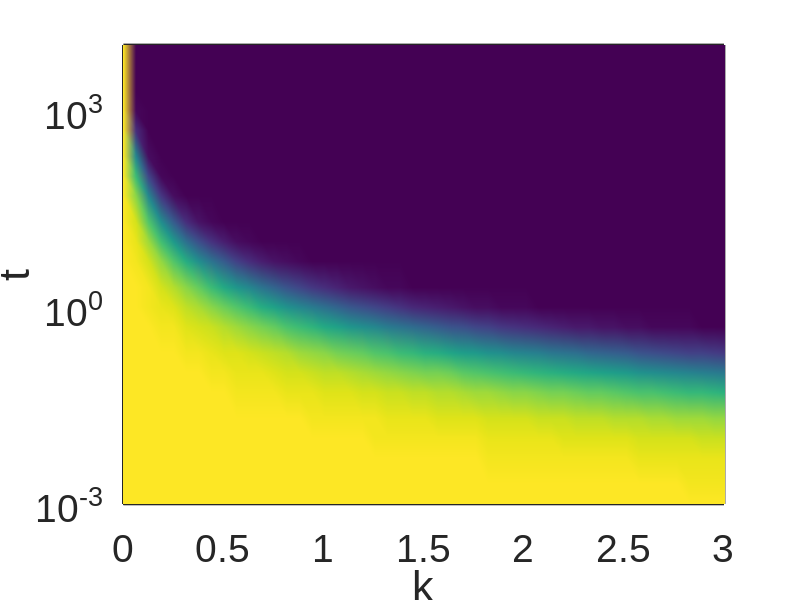

Source code (MATLAB):
clear
close all

%% time
dt = 1e-2;
q = 7.25;
n_ave = 1;
n_inteval = 1;
n_block = n_ave*n_inteval;

ts = [0 1:9];
for n_2 = 1:7
    ts = [ts n_ave*(10^n_2)*[1:9]];
end
ts = ts*n_inteval;
ts = ts(ts<=1e7);

n_frame = length(ts);

t = ts/1000;

iT = 0;
index_t = [2 3 6 11 12 15 20 21 24 29 30 33 38 39 42 47 48 51 56 57 60 65];

%% space
dk = 2*pi/100;
kk = 0:dk:2*pi;

%% figure
[XX,YY] = meshgrid(kk,t(index_t));

nu = 1;

C_kt = exp(-nu.*XX.^2.*YY);
pcolor(XX,YY,C_kt)
shading interp
set(gca, 'YScale', 'log')

caxis([0 1])
xlim([0 3])
yticks(10.^([-3,0,3]))

xlabel('k','FontSize',24)
ylabel('t','FontSize',24)
set(gca,'LineWidth',2)
set(gcf,'Position',[200,100,600,600])
set(gca,'FontSize',28,'FontName','Arial')


